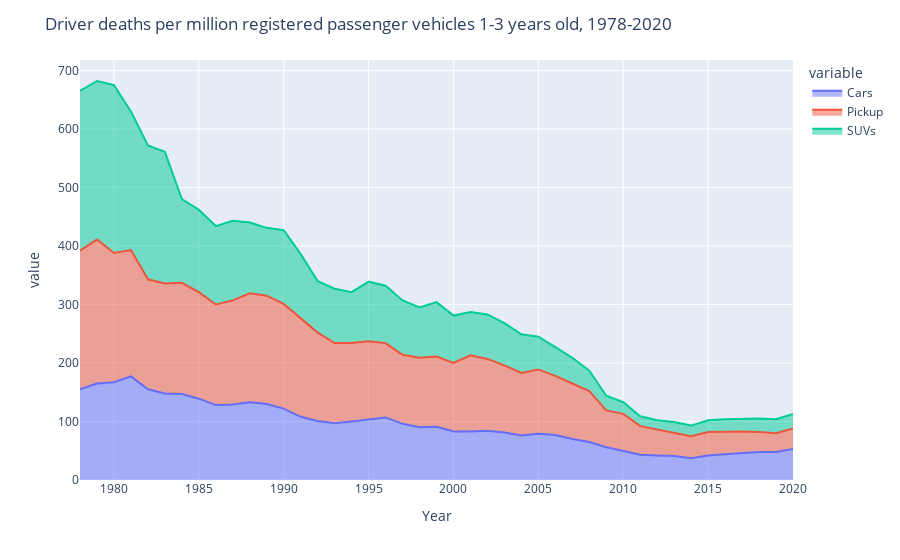

Here is the notebook cell this chart was saved with:
### Markdown cell above
- #### <b>Stacked area chart - <span style='background:green'>Driver</span> deaths per million registered passenger vehicles 1-3 years old, 1978-2020</b>

### Code cell
fig = px.area(drivers_df3, x=drivers_df3['Year'], y=drivers_df3.drop(columns=['Year']).columns)
fig.update_layout(title='Driver deaths per million registered passenger vehicles 1-3 years old, 1978-2020')
fig.show()

### Figure 1 — Plotly figure (JSON) as saved in the notebook; plotly's stock layout.template omitted (floating-point values rounded to 4 significant figures)
{"data": [{"fillpattern": {"shape": ""}, "hovertemplate": "variable=Cars<br>Year=%{x}<br>value=%{y}<extra></extra>", "legendgroup": "Cars", "line": {"color": "#636efa"}, "marker": {"symbol": "circle"}, "mode": "lines", "name": "Cars", "orientation": "v", "showlegend": true, "stackgroup": "1", "type": "scatter", "x": [1978, 1979, 1980, 1981, 1982, 1983, 1984, 1985, 1986, 1987, 1988, 1989, 1990, 1991, 1992, 1993, 1994, 1995, 1996, 1997, 1998, 1999, 2000, 2001, 2002, 2003, 2004, 2005, 2006, 2007, 2008, 2009, 2010, 2011, 2012, 2013, 2014, 2015, 2016, 2017, 2018, 2019, 2020], "xaxis": "x", "y": [155, 165, 167, 177, 155, 148, 147, 139, 128, 129, 133, 130, 122, 108, 101, 97, 100, 103, 107, 96, 90, 91, 83, 83, 84, 81, 76, 79, 77, 70, 65, 56, 49, 43, 42, 41, 37, 42, 44, 46, 48, 48, 53], "yaxis": "y"}, {"fillpattern": {"shape": ""}, "hovertemplate": "variable=Pickup<br>Year=%{x}<br>value=%{y}<extra></extra>", "legendgroup": "Pickup", "line": {"color": "#EF553B"}, "marker": {"symbol": "circle"}, "mode": "lines", "name": "Pickup", "orientation": "v", "showlegend": true, "stackgroup": "1", "type": "scatter", "x": [1978, 1979, 1980, 1981, 1982, 1983, 1984, 1985, 1986, 1987, 1988, 1989, 1990, 1991, 1992, 1993, 1994, 1995, 1996, 1997, 1998, 1999, 2000, 2001, 2002, 2003, 2004, 2005, 2006, 2007, 2008, 2009, 2010, 2011, 2012, 2013, 2014, 2015, 2016, 2017, 2018, 2019, 2020], "xaxis": "x", "y": [237, 246, 221, 216, 188, 188, 190, 182, 172, 178, 186, 185, 179, 169, 151, 137, 134, 134, 127, 118, 119, 120, 117, 130, 123, 115, 107, 110, 101, 95, 87, 63, 64, 49, 44, 39, 38, 40, 39, 37, 34, 32, 35], "yaxis": "y"}, {"fillpattern": {"shape": ""}, "hovertemplate": "variable=SUVs<br>Year=%{x}<br>value=%{y}<extra></extra>", "legendgroup": "SUVs", "line": {"color": "#00cc96"}, "marker": {"symbol": "circle"}, "mode": "lines", "name": "SUVs", "orientation": "v", "showlegend": true, "stackgroup": "1", "type": "scatter", "x": [1978, 1979, 1980, 1981, 1982, 1983, 1984, 1985, 1986, 1987, 1988, 1989, 1990, 1991, 1992, 1993, 1994, 1995, 1996, 1997, 1998, 1999, 2000, 2001, 2002, 2003, 2004, 2005, 2006, 2007, 2008, 2009, 2010, 2011, 2012, 2013, 2014, 2015, 2016, 2017, 2018, 2019, 2020], "xaxis": "x", "y": [273, 271, 287, 237, 229, 225, 143, 141, 134, 136, 121, 116, 126, 109, 88, 93, 87, 102, 98, 93, 86, 93, 81, 74, 76, 72, 66, 56, 49, 44, 35, 25, 20, 17, 16, 19, 18, 20, 21, 22, 23, 24, 25], "yaxis": "y"}], "layout": {"legend": {"title": {"text": "variable"}, "tracegroupgap": 0}, "margin": {"t": 60}, "title": {"text": "Driver deaths per million registered passenger vehicles 1-3 years old, 1978-2020"}, "xaxis": {"anchor": "y", "domain": [0, 1], "title": {"text": "Year"}}, "yaxis": {"anchor": "x", "domain": [0, 1], "title": {"text": "value"}}}}
